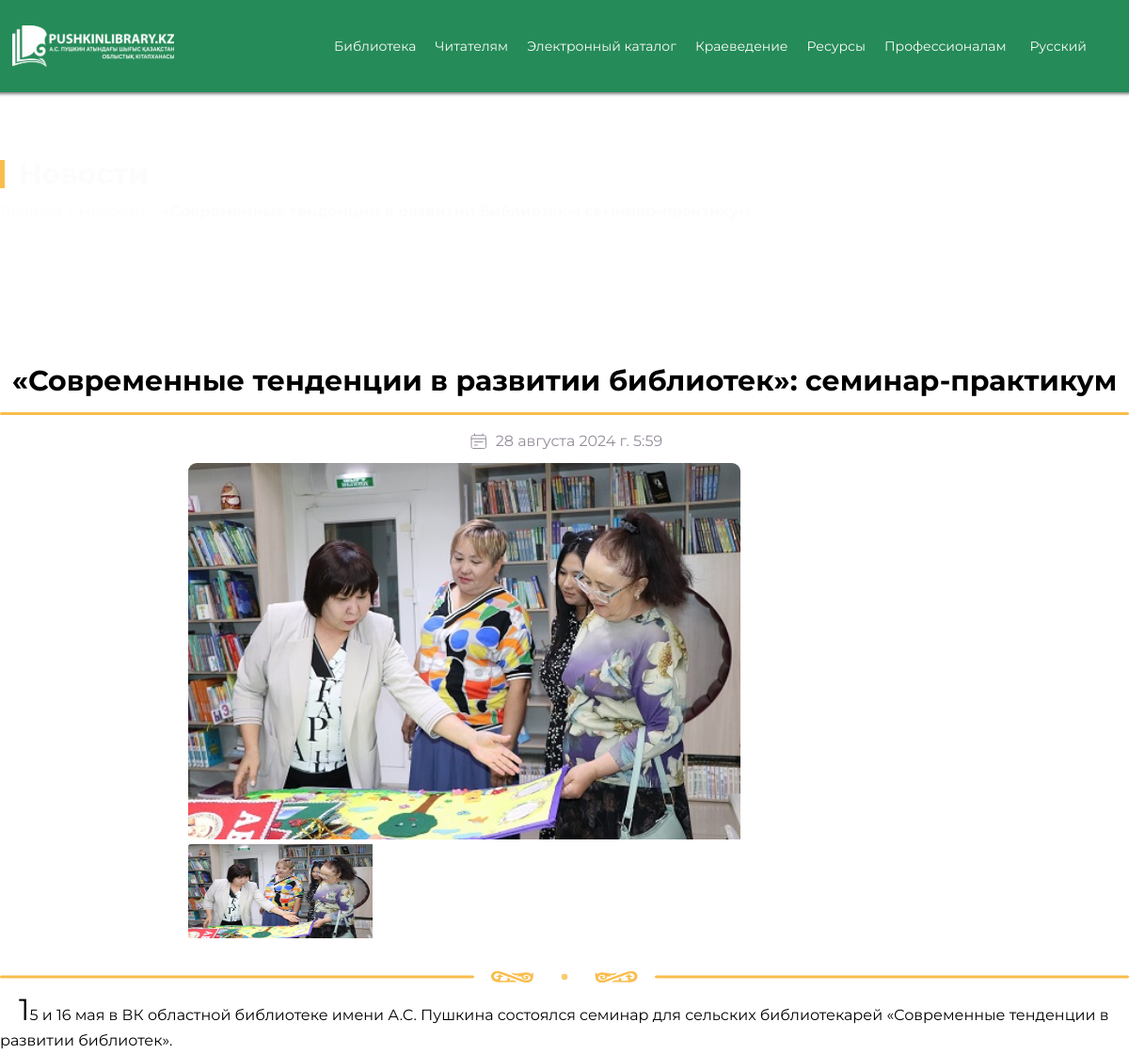
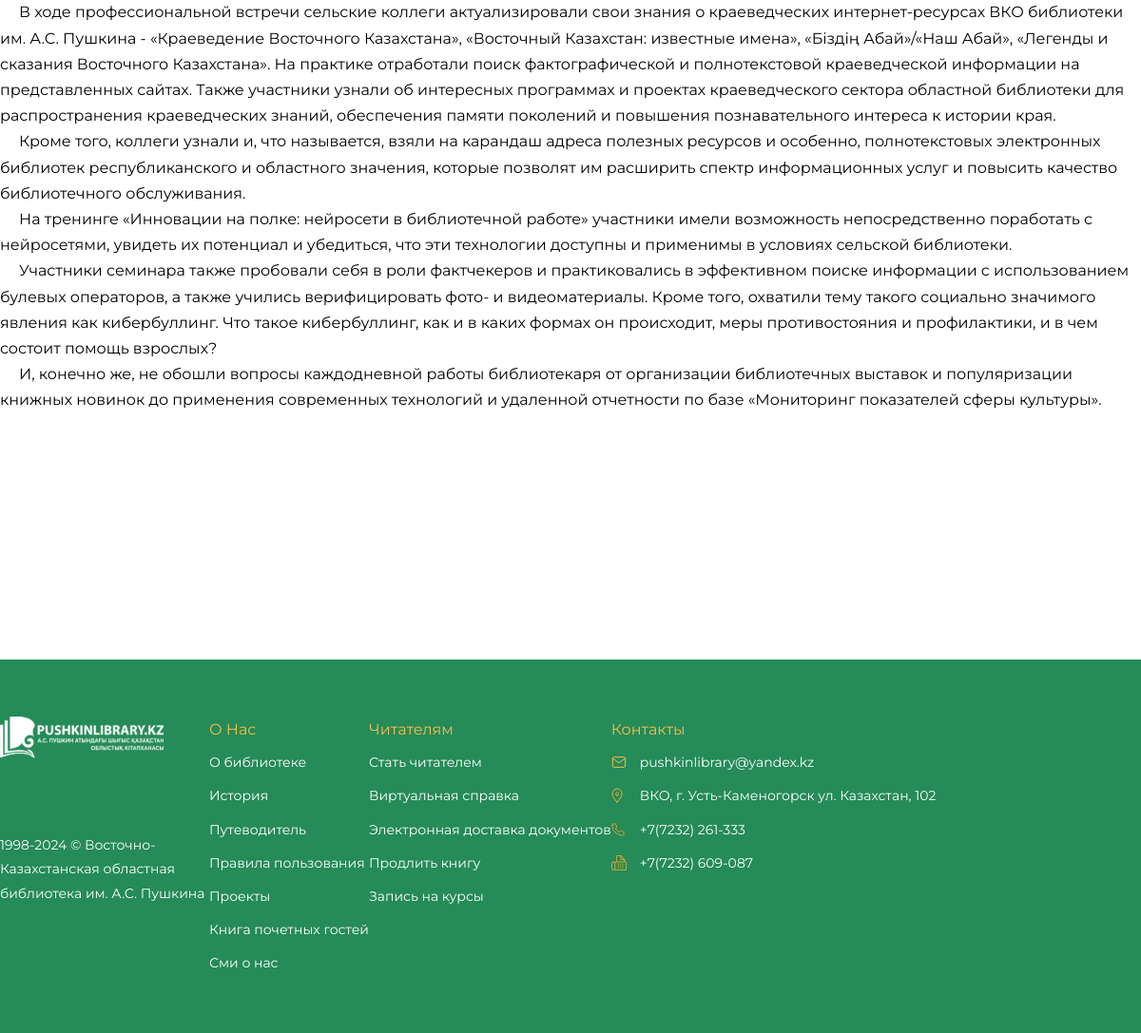
The app's page /news/modern-trends-in-the-development-of-libraries-work/ with its own data (2 pictures, top to bottom).
### app/news_app/models.py (models this page shows, shortened)
class News(models.Model):
    title_ru = models.CharField(max_length=255, verbose_name=_('Заголовок Ru'), default='')
    title_kz = models.CharField(max_length=255, verbose_name=_('Заголовок Kz'), default='')
    title_en = models.CharField(max_length=255, verbose_name=_('Заголовок En'), default='')
    slug = AutoSlugField(populate_from='title_en', unique=True, always_update=True)
    content_ru = models.TextField(verbose_name='Содержание ru', default='')
    content_kz = models.TextField(verbose_name='Содержание kz', default='')
    content_eng = models.TextField(verbose_name='Содержание en', default='')
    pub_date = models.DateTimeField(auto_now_add=True, verbose_name='Дата публикации')
    main_image = models.ImageField(upload_to='news_images/', verbose_name='Основное изображение', default='')
    contact_info = models.CharField(max_length=100, blank=True, null=True, verbose_name='Контактная информация',
                                    default='')
    is_archive = models.BooleanField(default=False)
    class Meta:
        verbose_name = 'Новость'
        verbose_name_plural = 'Новости'
        ordering = ['-pub_date']

### app/news_app/views.py (the view)
# urls.py: path('<slug:slug>/', views.news_detail, name='news_detail'),
def news_detail(request, slug):
    news_item = get_object_or_404(News, slug=slug)
    news_images = NewsImage.objects.filter(news=news_item)
    return render(request, 'news_detail.html', {'news_item': news_item, 'news_images': news_images, 'show_chatbot': True})

### core/context_processors.py (called while the page is built)
def settings_context(request):
    return {
        'CHATFLOW_ID': settings.FLOWISE_CHATFLOW,
        'API_HOST': settings.FLOWISE_HOST,
    }

### core/templatetags/split_paragraphs.py (called while the page is built)
@register.filter(name='split_paragraphs')
def split_paragraphs(value):
    paragraphs = value.split('\n')
    wrapped_paragraphs = ''.join([f'<p>{paragraph}</p>' for paragraph in paragraphs if paragraph.strip() != ''])
    return wrapped_paragraphs

### app/news_app/templates/news_detail.html (shortened to what this page needs)
{% extends 'base.html' %}
{% load i18n %}
{% load static %}
{% load split_paragraphs %}
{% block content %}
    <main class="main news-page">
        <div class="news__picture">
            <div class="container">
                <div class="news__picture-text">
                    <div class="news__title title-wrapper">
                        <div class="title-line"></div>
                        <h1 class="title" data-sr-id="0"
                            style="visibility: visible; opacity: 1; transform: matrix3d(1, 0, 0, 0, 0, 1, 0, 0, 0, 0, 1, 0, 0, 0, 0, 1); transition: all, opacity 0.8s cubic-bezier(0.5, 0, 0, 1), transform 0.8s cubic-bezier(0.5, 0, 0, 1);">
                            Новости</h1>
                    </div>
                    <p class="news__nav" data-sr-id="2"
                       style="visibility: visible; opacity: 1; transform: matrix3d(1, 0, 0, 0, 0, 1, 0, 0, 0, 0, 1, 0, 0, 0, 0, 1); transition: all, opacity 0.9s cubic-bezier(0.5, 0, 0, 1), transform 0.9s cubic-bezier(0.5, 0, 0, 1);">
                        <a href="/">{% trans 'home' %}</a> &gt; <a href="{% url 'news' %}">{% trans 'news' %}</a> &gt;
                        <strong></strong>
                    </p>
                </div>
            </div>
        </div>
        <section class="newsletter">
            <div class="container">
                <h2 class="newsletter__title">
                    {% if LANGUAGE_CODE == 'ru' %}
                        {{ news_item.title_ru }}
                    {% elif LANGUAGE_CODE == 'kk' %}
                        {{ news_item.title_kz }}
                    {% else %}
                        {{ news_item.title_en }}
                    {% endif %}
                </h2>
                <div class="news__line"></div>
                <div class="newsletter__date">
                    <img class="newsletter__date-image" src="{% static 'img/news/calendar_icon.svg' %}"
                         alt="Calendar Icon">
                    <p>{{ news_item.pub_date }}</p>
                </div>
                <div style="--swiper-navigation-color: #fff; --swiper-pagination-color: #fff"
                     class="swiper newsletter__swiper-2 swiper-fade swiper-initialized swiper-horizontal swiper-watch-progress swiper-backface-hidden">
                    <div class="swiper-wrapper" id="swiper-wrapper-291611240455850e" aria-live="polite">
                        <div class="swiper-slide swiper-slide-visible swiper-slide-fully-visible swiper-slide-active"
                             style="width: 800px; opacity: 1; transform: translate3d(0px, 0px, 0px);" role="group"
                             aria-label="1 / {{ news_images|length|add:1 }}">
                            <img style="height: 400px"  src="{{ news_item.main_image.url }}" alt="{% if LANGUAGE_CODE == 'ru' %}
                    {{ news_item.title_ru  }}
                {% elif LANGUAGE_CODE == 'kk' %}
                    {{ news_item.title_kz  }}
                {% else %}
                    {{ news_item.title_en  }}
                {% endif %}">
                        </div>
                    </div>
                </div>
                <div thumbsslider=""
                     class="swiper newsletter__swiper swiper-initialized swiper-horizontal swiper-backface-hidden swiper-thumbs">
                    <div class="swiper-wrapper" id="swiper-wrapper-7509f603a9daef61" aria-live="polite"
                         style="transform: translate3d(0px, 0px, 0px);">
                        <div class="swiper-slide swiper-slide-active swiper-slide-visible swiper-slide-fully-visible swiper-slide-thumb-active"
                             style="width: 196.25px; margin-right: 5px;" role="group"
                             aria-label="1 / {{ news_images|length|add:1 }}">
                            <img src="{{ news_item.main_image.url }}" alt="{% if LANGUAGE_CODE == 'ru' %}
                    {{ news_item.title_ru  }}
                {% elif LANGUAGE_CODE == 'kk' %}
                    {{ news_item.title_kz  }}
                {% else %}
                    {{ news_item.title_en  }}
                {% endif %}">
                        </div>
                    </div>
                    </div>
                <div class="newsletter__oyu">
                    <img src="{% static 'img/news/oyu-ornek.svg' %}" alt=" Kazakh Oyu">
                </div>
                <div class="newsletter__text">
                    {% if LANGUAGE_CODE == 'ru' %}
                        {{ news_item.content_ru|split_paragraphs|safe }}
                    {% elif LANGUAGE_CODE == 'kk' %}
                        {{ news_item.content_kz|split_paragraphs|safe }}
                    {% elif LANGUAGE_CODE == 'en' %}
                        {{ news_item.content_eng|split_paragraphs|safe }}
                    {% else %}
                        {{ news_item.content_ru|split_paragraphs|safe }}
                    {% endif %}
                </div>
            </div>
        </section>
    </main>
{% endblock %}

### static/css/main.css (style rules this page uses)
* { padding: 0; margin: 0; border: none; }
*, *::before, *::after { box-sizing: border-box; }
aside, nav, footer, header, section, main { display: block; }
h1, h2, h3, h4, h5, h6, p { font-size: inherit; font-weight: inherit; }
img { vertical-align: top; }
img, svg { max-width: 100%; height: auto; }
:root { --container-width: 1310px; --container-padding: 15px; --font-main: "Montserrat", sans-serif; --gray-color: #958c9b; --gray-tint-color: #575b80; --general-color: #258b58; --secondary-color: #f9bd4d; --alternative-color: #851a5e; --white-color: #fdfcfc; --black-color: #182a64; --general-tint-color: #1c6543; --general-tint-2-color: #21784e; --laptop-size: 1199px; --tablet-size: 959px; --mobile-size: 599px; }
html { scroll-behavior: smooth; }
body { background-color: var(--page-bg); color: var(--text-color); font-family: var(--font-main); }
.title-wrapper { display: flex; align-items: center; gap: 15px; }
.title-line { height: 30px; width: 5px; background-color: var(--secondary-color); }
.title { font-weight: 800; font-size: 30px; line-height: 133%; color: var(--gray-color); }
.main { margin-bottom: 130px; }
.container { max-width: var(--container-width); margin: 0 auto; }
html, body { min-height: 100vh; display: flex; flex-direction: column; }
.news__picture { height: 100%; background: url("/static/img/news/parallax-pic.jpg") center no-repeat; background-size: auto; background-attachment: fixed; }
.news__title { margin-bottom: 10px; }
.news__title .title { color: var(--white-color); }
.news__picture-text { padding: 67px 0; }
.news__picture-text a, .news__picture-text p, .news__picture-text h1 { color: var(--white-color); }
.news__picture-text .news__nav { cursor: pointer; font-size: 16px; font-weight: 500; }
.news__line { margin: 15px auto; background-color: var(--secondary-color); width: 100%; height: 3px; border-radius: 3px; }
.newsletter__title { text-align: center; font-size: 30px; font-weight: 800; color: #000; margin: 85px 0 10px; }
.newsletter__date { display: flex; justify-content: center; align-items: center; gap: 5px; margin: 10px 0 10px; }
.newsletter__date p { color: var(--gray-color); font-weight: 400; font-size: 16px; }
.newsletter__oyu { display: flex; justify-content: center; align-items: center; margin: 35px 0 10px; position: relative; }
.newsletter__oyu img { height: 12px; width: 200px; }
.newsletter__oyu::before, .newsletter__oyu::after { border-radius: 3px; content: ""; position: absolute; top: 50%; transform: translateY(-50%); width: 42%; height: 3px; background-color: var(--secondary-color); }
.newsletter__oyu::before { left: 0; }
.newsletter__oyu::after { right: 0; }
.newsletter__text { font-size: 16px; font-weight: 500; color: #000; line-height: 1.7; text-indent: 20px; }
.newsletter__text::first-letter { font-size: 32px; }
.newsletter__text::first-line { line-height: 1.2; }
.newsletter__swiper { width: 800px; height: 100px; border-radius: 3px; margin-top: 5px; margin-bottom: 15px; }
.newsletter__swiper .swiper-slide { cursor: pointer; overflow: hidden; }
.newsletter__swiper .swiper-slide img { transition: scale 0.2s ease; height: 100%; width: 100%; }
.newsletter__swiper-2 { width: 800px; height: 100%; }
.newsletter__swiper-2 img { border-radius: 9px 9px 0 0; }

### records on screen
News: title_ru "«Современные тенденции в развитии библиотек»: семинар-практикум", pub_date "28 августа 2024 г. 5:59", main_image (picture), content_ru|split_paragraphs "15 и 16 мая в ВК областной библиотеке имени А.С. Пушкина состоялся семинар для сельских библиотекарей «Современные тенденции в развитии библиотек». В ходе профессиональной встречи сельские коллеги актуализировали свои знания о краеведческих интернет-ресурсах ВКО библиотеки им. А.С. Пушкина - «Краеведение Восточного Казахстана», «Восточный Казахстан: известные имена», «Біздің Абай»/«Наш Абай», «Легенды и сказания Восточного Казахстана». На практике отработали поиск фактографической и полнотекстовой краеведческой информации на представленных сайтах. Также участники узнали об интересных программах и проектах краеведческого сектора областной библиотеки для распространения краеведческих знаний,…"

### other values on screen
{{ language.name_local }} "Русский"
